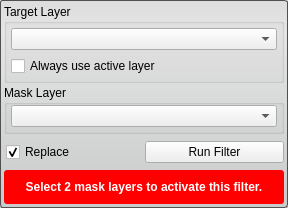
<?xml version="1.0" encoding="UTF-8"?>
<ui version="4.0">
 <class>OrFilterInterface</class>
 <widget class="QWidget" name="OrFilterInterface">
  <property name="geometry">
   <rect>
    <x>0</x>
    <y>0</y>
    <width>288</width>
    <height>208</height>
   </rect>
  </property>
  <property name="sizePolicy">
   <sizepolicy hsizetype="Preferred" vsizetype="Preferred">
    <horstretch>0</horstretch>
    <verstretch>0</verstretch>
   </sizepolicy>
  </property>
  <property name="minimumSize">
   <size>
    <width>213</width>
    <height>139</height>
   </size>
  </property>
  <property name="baseSize">
   <size>
    <width>213</width>
    <height>139</height>
   </size>
  </property>
  <property name="windowTitle">
   <string>OrFilter</string>
  </property>
  <property name="styleSheet">
   <string notr="true">QWidget#OrFilterInterface{
	border-radius: 3px;
	border: 1px solid rgb(80, 80,80);
	background-color: qlineargradient(spread:pad, x1:0.5, y1:0, x2:0.5, y2:0.960227, stop:0 rgba(221, 221, 221, 255), stop:0.155779 rgba(228, 228, 228, 255), stop:1 rgba(202, 204, 204, 255));      
}</string>
  </property>
  <layout class="QVBoxLayout" name="verticalLayout">
   <property name="spacing">
    <number>2</number>
   </property>
   <property name="margin">
    <number>4</number>
   </property>
   <item>
    <widget class="QGroupBox" name="target_groupbox_">
     <property name="title">
      <string>Target Layer</string>
     </property>
     <property name="alignment">
      <set>Qt::AlignLeading|Qt::AlignLeft|Qt::AlignTop</set>
     </property>
     <property name="checkable">
      <bool>false</bool>
     </property>
     <layout class="QVBoxLayout" name="verticalLayout_4">
      <property name="margin">
       <number>4</number>
      </property>
      <item>
       <widget class="QtUtils::QtDropableComboBox" name="target_layer_">
        <property name="sizePolicy">
         <sizepolicy hsizetype="Ignored" vsizetype="Fixed">
          <horstretch>0</horstretch>
          <verstretch>0</verstretch>
         </sizepolicy>
        </property>
       </widget>
      </item>
      <item>
       <widget class="QWidget" name="widget_2" native="true">
        <property name="minimumSize">
         <size>
          <width>0</width>
          <height>20</height>
         </size>
        </property>
        <layout class="QHBoxLayout" name="horizontalLayout_3">
         <property name="spacing">
          <number>0</number>
         </property>
         <property name="margin">
          <number>0</number>
         </property>
         <item>
          <widget class="QCheckBox" name="use_active_layer_">
           <property name="text">
            <string>Always use active layer</string>
           </property>
          </widget>
         </item>
        </layout>
       </widget>
      </item>
     </layout>
    </widget>
   </item>
   <item>
    <widget class="QGroupBox" name="connected_to_mask_groupbox_">
     <property name="title">
      <string>Mask Layer</string>
     </property>
     <property name="alignment">
      <set>Qt::AlignLeading|Qt::AlignLeft|Qt::AlignTop</set>
     </property>
     <layout class="QVBoxLayout" name="verticalLayout_5">
      <property name="leftMargin">
       <number>4</number>
      </property>
      <property name="topMargin">
       <number>0</number>
      </property>
      <property name="rightMargin">
       <number>4</number>
      </property>
      <property name="bottomMargin">
       <number>4</number>
      </property>
      <item>
       <widget class="QtUtils::QtDropableComboBox" name="mask_layer_">
        <property name="sizePolicy">
         <sizepolicy hsizetype="Ignored" vsizetype="Fixed">
          <horstretch>0</horstretch>
          <verstretch>0</verstretch>
         </sizepolicy>
        </property>
       </widget>
      </item>
     </layout>
    </widget>
   </item>
   <item>
    <widget class="QWidget" name="replaceRunWidget" native="true">
     <property name="minimumSize">
      <size>
       <width>0</width>
       <height>32</height>
      </size>
     </property>
     <property name="maximumSize">
      <size>
       <width>16777215</width>
       <height>32</height>
      </size>
     </property>
     <layout class="QHBoxLayout" name="horizontalLayout" stretch="1,1">
      <property name="spacing">
       <number>0</number>
      </property>
      <property name="leftMargin">
       <number>2</number>
      </property>
      <property name="topMargin">
       <number>0</number>
      </property>
      <property name="rightMargin">
       <number>0</number>
      </property>
      <property name="bottomMargin">
       <number>0</number>
      </property>
      <item>
       <widget class="QCheckBox" name="replaceCheckBox">
        <property name="text">
         <string>Replace</string>
        </property>
        <property name="checked">
         <bool>true</bool>
        </property>
       </widget>
      </item>
      <item>
       <widget class="QPushButton" name="runFilterButton">
        <property name="text">
         <string>Run Filter</string>
        </property>
       </widget>
      </item>
     </layout>
    </widget>
   </item>
   <item>
    <widget class="QWidget" name="message_alert_" native="true">
     <property name="minimumSize">
      <size>
       <width>0</width>
       <height>32</height>
      </size>
     </property>
     <property name="styleSheet">
      <string notr="true">QLabel#message_{
	color: white;
	font: bold;
}

QWidget#message_alert_{
	border-radius: 3px;
	background-color: red;
}</string>
     </property>
     <layout class="QHBoxLayout" name="horizontalLayout_5">
      <property name="spacing">
       <number>0</number>
      </property>
      <property name="margin">
       <number>4</number>
      </property>
      <item>
       <widget class="QLabel" name="message_">
        <property name="text">
         <string>Select 2 mask layers to activate this filter.</string>
        </property>
        <property name="alignment">
         <set>Qt::AlignCenter</set>
        </property>
        <property name="wordWrap">
         <bool>true</bool>
        </property>
       </widget>
      </item>
     </layout>
    </widget>
   </item>
  </layout>
 </widget>
 <customwidgets>
  <customwidget>
   <class>QtUtils::QtDropableComboBox</class>
   <extends>QComboBox</extends>
   <header location="global">QtUtils/Widgets/QtDropableComboBox.h</header>
  </customwidget>
 </customwidgets>
 <resources/>
 <connections/>
</ui>
